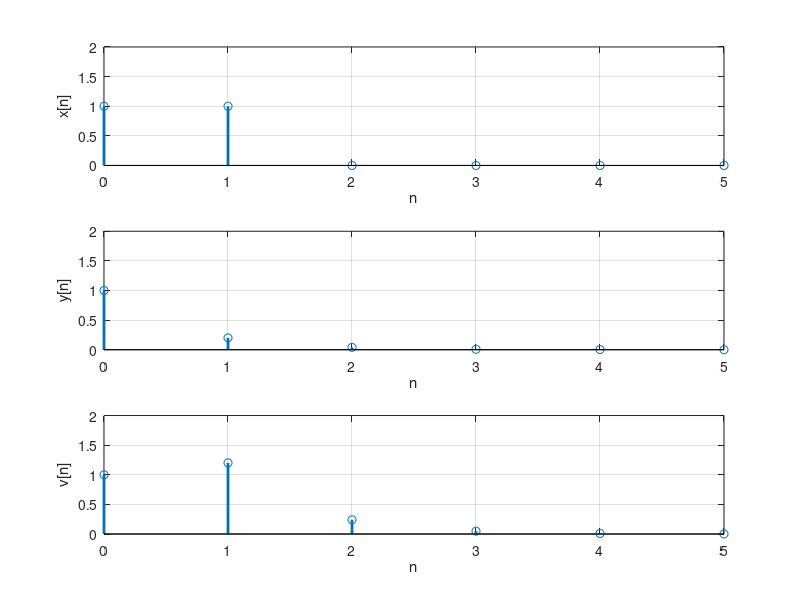
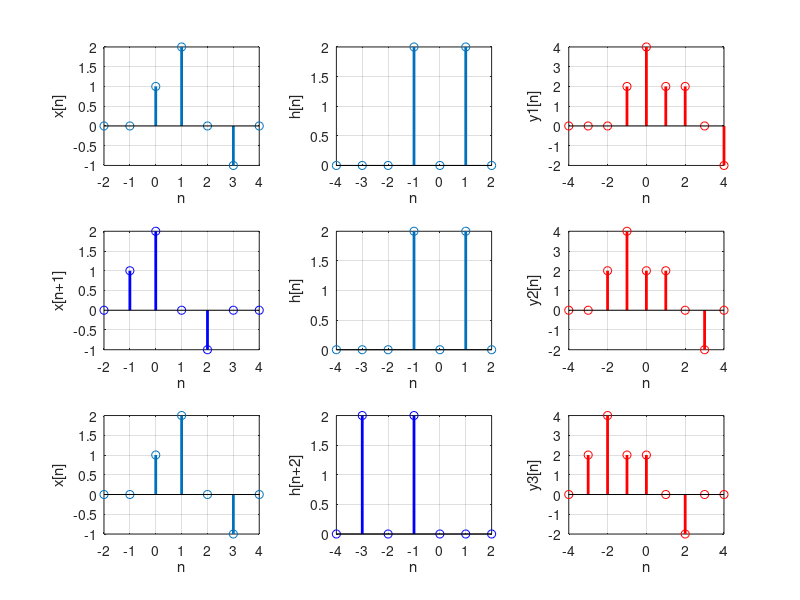
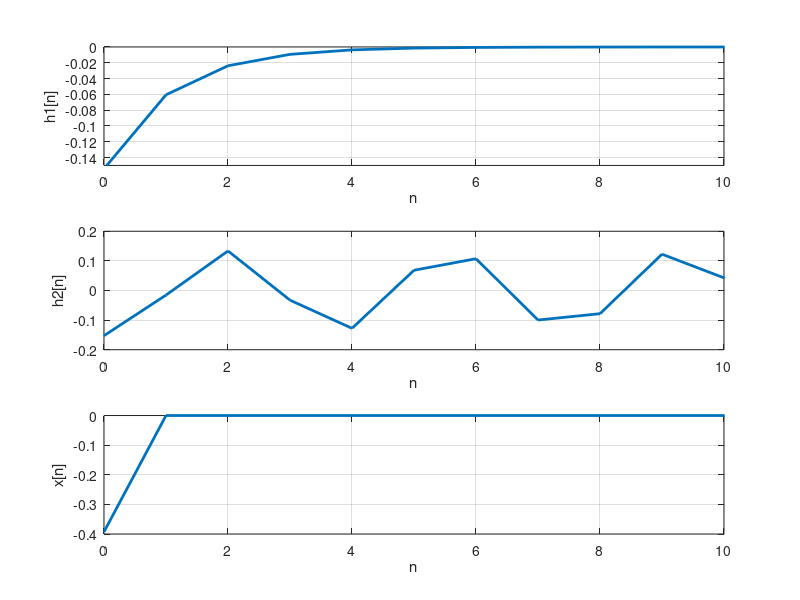

Reproduce these figures in MATLAB, in order.
clc
clear all
close all

%% Exercitiul 1
u = @(n)(n>=0);
x = @(n)(u(n)-u(n-2));
y = @(n)(0.2.^n .* u(n));

sx = 0; ex = 20; dtx = sx:ex;
sy = 0; ey = 19; dty = sy:ey;
dtv = sx+sy : ex;
v = conv(x(dtx), y(dty));

figure(1)
subplot(311);
stem(dtx,x(dtx),'LineWidth',2); grid; axis([0 5 0 2]); xlabel('n'); ylabel('x[n]');
subplot(312)
stem(dtx,y(dtx),'LineWidth',2); grid; axis([0 5 0 2]); xlabel('n'); ylabel('y[n]');
subplot(313)
stem(dtv,v(1:length(dtv)),'LineWidth',2); grid; axis([0 5 0 2]); xlabel('n'); ylabel('v[n]');

%% Exercitiul 2
dir = @(n)(n==0);
x = @(n)(dir(n) + 2*dir(n-1) - dir(n-3));
h = @(n)(2*dir(n+1) + 2*dir(n-1));

sx = -2; ex = 4; dtx = sx:ex;
sh = -4; eh = 4; dth = sh:eh;

%
dty1 = sx+sh : ex;
y1 = conv(x(dtx),h(dth));

figure(2)
subplot(331);
stem(dtx,x(dtx),'LineWidth',2); grid; axis([-2 4 -1 2]); xlabel('n'); ylabel('x[n]');
subplot(332);
stem(dth,h(dth),'LineWidth',2); grid; axis([-4 2 0 2]); xlabel('n'); ylabel('h[n]');
subplot(333);
stem(dty1,y1(1:length(dty1)),'r','LineWidth',2); grid; axis([-4 4 -2 4]); xlabel('n'); ylabel('y1[n]');

%
dty2 = sx+sh : ex;
y2 = conv(x(dtx+1),h(dth));

subplot(334);
stem(dtx,x(dtx+1),'-b','LineWidth',2); grid; axis([-2 4 -1 2]); xlabel('n'); ylabel('x[n+1]');
subplot(335);
stem(dth,h(dth),'LineWidth',2); grid; axis([-4 2 0 2]); xlabel('n'); ylabel('h[n]');
subplot(336);
stem(dty2,y2(1:length(dty2)),'r','LineWidth',2); grid; axis([-4 4 -2 4]); xlabel('n'); ylabel('y2[n]');

%
dty3 = sx+sh : ex;
y3 = conv(x(dtx),h(dth+2));

subplot(337);
stem(dtx,x(dtx),'LineWidth',2); grid; axis([-2 4 -1 2]); xlabel('n'); ylabel('x[n]');
subplot(338);
stem(dth,h(dth+2),'-b','LineWidth',2); grid; axis([-4 2 0 2]); xlabel('n'); ylabel('h[n+2]');
subplot(339);
stem(dty3,y3(1:length(dty3)),'r','LineWidth',2); grid; axis([-4 4 -2 4]); xlabel('n'); ylabel('y3[n]');

%% Exercitiul 3
clc

alfa = pi/8;
u = @(n)(n>=0);
dir = @(n)(n==0);

h1 = @(n)(alfa.^n .* u(n));
h2 = @(n)(sin(8.*n));
x = @(n)(dir(n) - alfa .* dir(n-1));

sh1 = 0; eh1 = 20; dh1 = sh1:eh1;
sh2 = 0; eh2 = 20; dh2 = sh2:eh2;
sx = 0; ex = 20; dtx = sx:ex;

dh1x = sh1+sx : eh1;
h1x = conv(x(dtx+1),h1(dh1+1));

dh2x = sh1+sx+sh2 : eh1;
h2x = conv(h1x,h2(dh2+1));

figure(3)
subplot(311);
plot(dh1x,h1x(1:length(dh1x)),'LineWidth',2); axis([0 10 -0.15 0]); grid; xlabel('n'); ylabel('h1[n]');
subplot(312);
plot(dh2x,h2x(1:length(dh2x)),'LineWidth',2); axis([0 10 -0.2 0.2]); grid; xlabel('n'); ylabel('h2[n]');
subplot(313);
plot(dtx,x(1:length(dtx)),'LineWidth',2); axis([0 10 -0.4 0]); grid; xlabel('n'); ylabel('x[n]');
